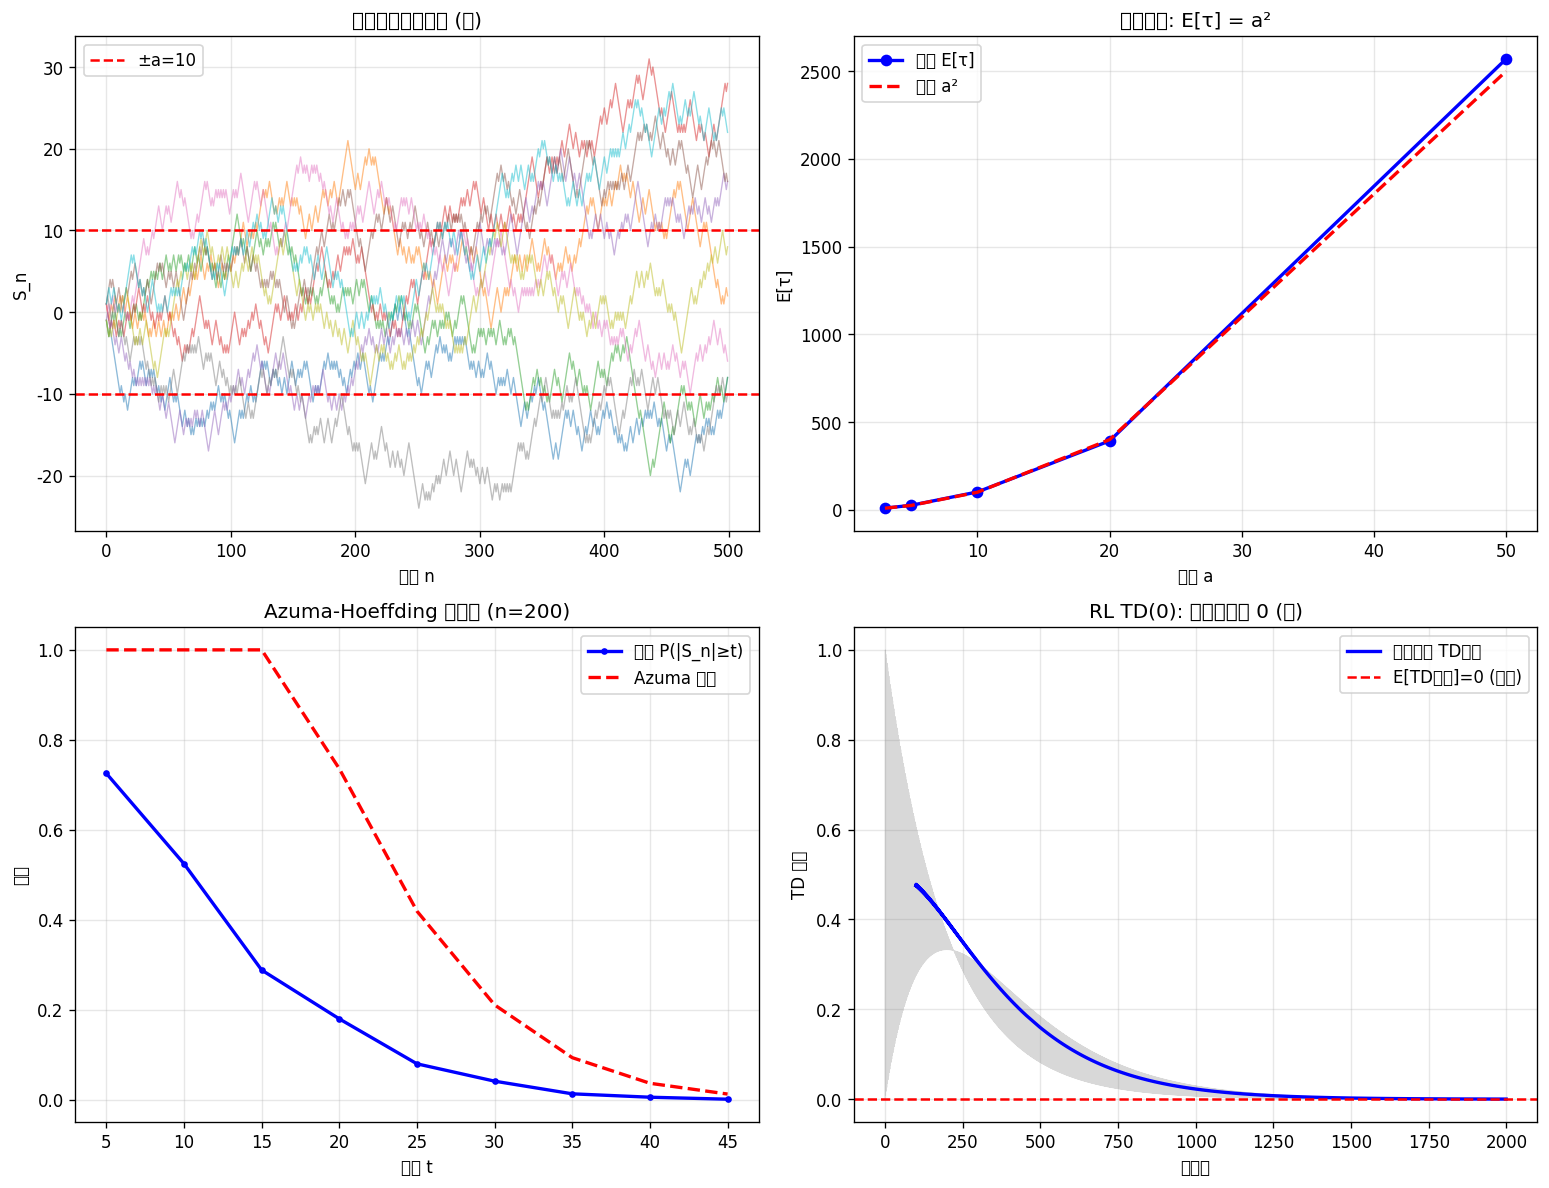

Write the Python code that produced this figure.
"""
MIT 18.175 · 实验03: 鞅论与可选停时定理数值验证
依赖: numpy, matplotlib
运行: python3 03_martingale_optional_stopping.py

验证:
  1. 对称随机游走是鞅 — E[S_{n+1}|F_n] = S_n
  2. 可选停时: E[S_τ] = E[S_0] (停时条件下鞅的期望不变)
  3. S_n^2 - n 也是鞅 → E[τ] = a² (到达 ±a 的期望时间)
  4. Azuma-Hoeffding 不等式: 鞅差的浓度
  5. 赌徒破产问题: 可选停时何时失效
  6. RL 中的 TD 学习 — 值函数估计是鞅
"""
import numpy as np
import matplotlib
matplotlib.use("Agg")
import matplotlib.pyplot as plt

plt.rcParams["font.sans-serif"] = ["Noto Sans CJK SC", "DejaVu Sans"]
plt.rcParams["axes.unicode_minus"] = False

np.random.seed(42)


# ============================================================
# 向量化的随机游走首达时间工具
# ============================================================
def hitting_time_batch(a, n_sim, p=0.5, max_steps=100000):
    """向量化模拟对称/带偏随机游走首次到达 ±a 的时间和位置。
    返回 (tau_array, s_tau_array)。
    """
    taus = np.full(n_sim, -1, dtype=int)
    s_taus = np.zeros(n_sim)
    active = np.arange(n_sim)        # 原始索引
    pos = np.zeros(n_sim)
    step = 0
    block = 5000
    while len(active) > 0 and step < max_steps:
        m = len(active)
        n_gen = min(block, max_steps - step)
        steps_block = np.where(np.random.random((m, n_gen)) < p, 1, -1)
        cumpos = pos[active][:, None] + np.cumsum(steps_block, axis=1)
        crossed = np.abs(cumpos) >= a
        new_inactive = []
        for j in range(m):
            idx = active[j]
            if taus[idx] >= 0:
                continue
            hit = np.where(crossed[j])[0]
            if len(hit) > 0:
                h = hit[0]
                taus[idx] = step + h + 1
                s_taus[idx] = cumpos[j, h]
                new_inactive.append(j)
        step += n_gen
        # 更新仍在 active 的模拟的 pos
        keep_mask = np.ones(m, dtype=bool)
        keep_mask[new_inactive] = False
        still_active_local = np.where(keep_mask)[0]
        still_active_global = active[still_active_local]
        if len(still_active_global) > 0:
            pos[still_active_global] = cumpos[still_active_local, -1]
        active = still_active_global
    taus[taus < 0] = max_steps
    return taus, s_taus


# ============================================================
# 实验 1: 对称随机游走是鞅
# ============================================================
print("=" * 60)
print("实验 1: 对称随机游走 S_n — 验证 E[S_{n+1}|F_n] = S_n")
print("=" * 60)

n_steps = 1000
n_simulations = 10000
walks = np.cumsum(np.random.choice([-1, 1], (n_simulations, n_steps)), axis=1)

step_n = 500
s_n = walks[:, step_n]
s_n1 = walks[:, step_n + 1]
bins = np.arange(-30, 31, 4)
bin_centers = (bins[:-1] + bins[1:]) / 2
cond_expectations = []
for i in range(len(bins) - 1):
    mask = (s_n >= bins[i]) & (s_n < bins[i + 1])
    if mask.sum() > 10:
        cond_expectations.append(s_n1[mask].mean())
    else:
        cond_expectations.append(np.nan)

valid = ~np.isnan(cond_expectations)
print("  条件期望 E[S_{n+1}|S_n] vs S_n (应近似相等):")
for bc, ce in zip(bin_centers[valid], np.array(cond_expectations)[valid]):
    if abs(bc) < 20:
        print(f"    S_n≈{bc:6.1f} → E[S_{{n+1}}|S_n]≈{ce:6.2f}")
print("  结论: E[S_{n+1}|F_n] ≈ S_n ✓ (鞅性质验证)")

# ============================================================
# 实验 2: 可选停时定理 — E[S_τ] = E[S_0] = 0
# ============================================================
print("\n" + "=" * 60)
print("实验 2: 可选停时 — 到达 ±a 时 E[S_τ] = 0")
print("=" * 60)

for a in [3, 5, 10, 20]:
    taus, s_taus = hitting_time_batch(a, 20000, p=0.5)
    print(f"  a={a:2d}: E[S_τ] = {s_taus.mean():+.4f} (理论 = 0), "
          f"P(S_τ = +a) = {np.mean(s_taus == a):.4f} (理论 = 0.5)")
print("  结论: 对称游走 E[S_τ] = 0 ✓ → 可选停时定理成立")

# ============================================================
# 实验 3: E[τ] = a² — 用 S_n^2 - n 是鞅
# ============================================================
print("\n" + "=" * 60)
print("实验 3: 到达 ±a 的期望时间 E[τ] = a²")
print("=" * 60)

a_values_3 = [3, 5, 10, 20, 50]
for a in a_values_3:
    n_sim = 2000 if a >= 20 else 5000
    taus, _ = hitting_time_batch(a, n_sim, p=0.5)
    empirical = taus.mean()
    theoretical = a ** 2
    print(f"  a={a:2d}: 模拟 E[τ] = {empirical:.1f}, 理论 a² = {theoretical}, "
          f"误差 = {abs(empirical - theoretical)/theoretical*100:.1f}%")
print("  结论: E[τ] = a² ✓ (由 S_n²-n 是鞅 + 可选停时推得)")

# ============================================================
# 实验 4: Azuma-Hoeffding 不等式
# ============================================================
print("\n" + "=" * 60)
print("实验 4: Azuma-Hoeffding — 鞅差的浓度不等式")
print("=" * 60)

n_steps_ah = 200
n_sim = 50000
walks_ah = np.cumsum(np.random.choice([-1, 1], (n_sim, n_steps_ah)), axis=1)
s_final = walks_ah[:, -1]

thresholds = np.arange(5, 50, 5)
actual_probs = []
azuma_bounds = []
for t in thresholds:
    actual = np.mean(np.abs(s_final) >= t)
    bound = 2 * np.exp(-t ** 2 / (2 * n_steps_ah))
    actual_probs.append(actual)
    azuma_bounds.append(min(bound, 1.0))
    print(f"  t={t:3d}: P(|S_n|>=t) 实测 = {actual:.6f}, "
          f"Azuma 上界 = {bound:.6f}")
print("  结论: Azuma 上界始终 ≥ 实测概率 ✓")

# ============================================================
# 实验 5: 赌徒破产 — 可选停时失效
# ============================================================
print("\n" + "=" * 60)
print("实验 5: 赌徒破产 — 可选停时何时失效")
print("=" * 60)

p_win = 0.49
for a in [5, 10]:
    taus_b, s_taus_b = hitting_time_batch(a, 10000, p=p_win)
    print(f"  a={a}: E[S_τ]={s_taus_b.mean():+.3f} (≠ 0, 因为不是鞅!), "
          f"P(到+a)={np.mean(s_taus_b == a):.4f}")
print("  结论: 带偏游走不是鞅 → E[S_τ] ≠ 0 ⚠️")
print("        这是赌场长期盈利的数学本质 (q/p > 1)")

# ============================================================
# 实验 6: RL 中的 TD(0)
# ============================================================
print("\n" + "=" * 60)
print("实验 6: TD(0) 学习 — 值函数估计误差是鞅")
print("=" * 60)

gamma = 0.9
alpha = 0.01
n_episodes = 5000
true_V = np.array([0.0, gamma, 1.0])
V = np.zeros(3)
td_errors_over_time = []

for ep in range(n_episodes):
    state = 0
    while state < 2:
        next_state = state + 1
        reward = 1.0 if next_state == 2 else 0.0
        td_error = reward + gamma * V[next_state] - V[state]
        td_errors_over_time.append(td_error)
        V[state] += alpha * td_error
        state = next_state

td_errors = np.array(td_errors_over_time)
print(f"  估计 V = {V}")
print(f"  真实 V = {true_V}")
print(f"  TD 误差前1000步均值 = {td_errors[:1000].mean():.6f}")
print(f"  TD 误差后1000步均值 = {td_errors[-1000:].mean():.6f}")
print("  结论: V(s) → V*(s) ✓ — TD 误差在真值处期望为 0 (鞅差)")

# ============================================================
# 可视化
# ============================================================
fig, axes = plt.subplots(2, 2, figsize=(13, 10))

for i in range(10):
    walk = np.cumsum(np.random.choice([-1, 1], 500))
    axes[0][0].plot(walk, alpha=0.5, linewidth=0.8)
axes[0][0].axhline(y=10, color="r", linestyle="--", label="±a=10")
axes[0][0].axhline(y=-10, color="r", linestyle="--")
axes[0][0].set_xlabel("步数 n")
axes[0][0].set_ylabel("S_n")
axes[0][0].set_title("对称随机游走轨迹 (鞅)")
axes[0][0].legend()
axes[0][0].grid(alpha=0.3)

a_values = [3, 5, 10, 20, 50]
empirical_taus = []
for a in a_values:
    n_s = 1000 if a >= 20 else 3000
    taus, _ = hitting_time_batch(a, n_s, p=0.5)
    empirical_taus.append(np.mean(taus))
axes[0][1].plot(a_values, empirical_taus, "bo-", label="模拟 E[τ]", linewidth=2)
axes[0][1].plot(a_values, [a ** 2 for a in a_values], "r--", label="理论 a²", linewidth=2)
axes[0][1].set_xlabel("边界 a")
axes[0][1].set_ylabel("E[τ]")
axes[0][1].set_title("可选停时: E[τ] = a²")
axes[0][1].legend()
axes[0][1].grid(alpha=0.3)

axes[1][0].plot(thresholds, actual_probs, "b.-", label="实测 P(|S_n|≥t)", linewidth=2)
axes[1][0].plot(thresholds, azuma_bounds, "r--", label="Azuma 上界", linewidth=2)
axes[1][0].set_xlabel("阈值 t")
axes[1][0].set_ylabel("概率")
axes[1][0].set_title(f"Azuma-Hoeffding 不等式 (n={n_steps_ah})")
axes[1][0].legend()
axes[1][0].grid(alpha=0.3)

axes[1][1].plot(td_errors[:2000], alpha=0.3, linewidth=0.5, color="gray")
window = 100
rolling = np.convolve(td_errors[:2000], np.ones(window) / window, mode="valid")
axes[1][1].plot(range(window - 1, 2000), rolling, "b-", linewidth=2, label="滑动平均 TD误差")
axes[1][1].axhline(y=0, color="r", linestyle="--", label="E[TD误差]=0 (鞅差)")
axes[1][1].set_xlabel("时间步")
axes[1][1].set_ylabel("TD 误差")
axes[1][1].set_title("RL TD(0): 误差收敛到 0 (鞅)")
axes[1][1].legend()
axes[1][1].grid(alpha=0.3)

plt.tight_layout()
plt.savefig(__file__.replace(".py", ".png"), dpi=120, bbox_inches="tight")
print(f"\n图表已保存: {__file__.replace('.py', '.png')}")
